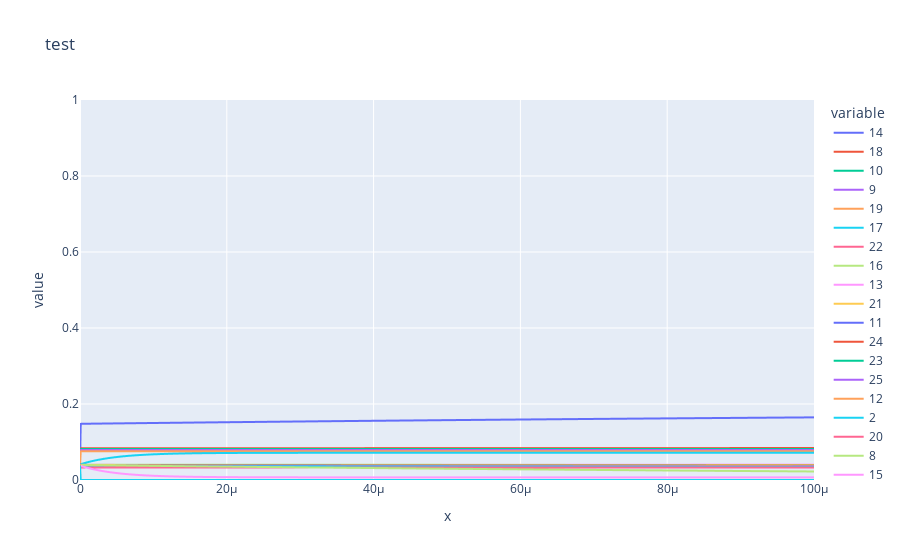

Write notebook code for a chart like this one.
### Code cell
fig = px.line(df_show, title="test", x=x_axis, y=df_show.keys())

# set xlim
fig.update_xaxes(range=[0, max_time])
# set ylim
fig.update_yaxes(range=[0, 1])
# show legend
fig.update_layout(showlegend=True)

fig.show()

### Figure 1 — Plotly figure (JSON) as saved in the notebook; plotly's stock layout.template omitted (floating-point values rounded to 4 significant figures; data arrays with more than 128 entries replaced by an {"elided": "..."} marker saying what was removed)
{"data": [{"hovertemplate": "variable=14<br>x=%{x}<br>value=%{y}<extra></extra>", "legendgroup": "14", "line": {"color": "#636efa", "dash": "solid"}, "marker": {"symbol": "circle"}, "mode": "lines", "name": "14", "showlegend": true, "type": "scattergl", "x": {"elided": "1000 float values"}, "xaxis": "x", "y": {"elided": "1000 float values"}, "yaxis": "y"}, {"hovertemplate": "variable=18<br>x=%{x}<br>value=%{y}<extra></extra>", "legendgroup": "18", "line": {"color": "#EF553B", "dash": "solid"}, "marker": {"symbol": "circle"}, "mode": "lines", "name": "18", "showlegend": true, "type": "scattergl", "x": {"elided": "1000 float values"}, "xaxis": "x", "y": {"elided": "1000 float values"}, "yaxis": "y"}, {"hovertemplate": "variable=10<br>x=%{x}<br>value=%{y}<extra></extra>", "legendgroup": "10", "line": {"color": "#00cc96", "dash": "solid"}, "marker": {"symbol": "circle"}, "mode": "lines", "name": "10", "showlegend": true, "type": "scattergl", "x": {"elided": "1000 float values"}, "xaxis": "x", "y": {"elided": "1000 float values"}, "yaxis": "y"}, {"hovertemplate": "variable=9<br>x=%{x}<br>value=%{y}<extra></extra>", "legendgroup": "9", "line": {"color": "#ab63fa", "dash": "solid"}, "marker": {"symbol": "circle"}, "mode": "lines", "name": "9", "showlegend": true, "type": "scattergl", "x": {"elided": "1000 float values"}, "xaxis": "x", "y": {"elided": "1000 float values"}, "yaxis": "y"}, {"hovertemplate": "variable=19<br>x=%{x}<br>value=%{y}<extra></extra>", "legendgroup": "19", "line": {"color": "#FFA15A", "dash": "solid"}, "marker": {"symbol": "circle"}, "mode": "lines", "name": "19", "showlegend": true, "type": "scattergl", "x": {"elided": "1000 float values"}, "xaxis": "x", "y": {"elided": "1000 float values"}, "yaxis": "y"}, {"hovertemplate": "variable=17<br>x=%{x}<br>value=%{y}<extra></extra>", "legendgroup": "17", "line": {"color": "#19d3f3", "dash": "solid"}, "marker": {"symbol": "circle"}, "mode": "lines", "name": "17", "showlegend": true, "type": "scattergl", "x": {"elided": "1000 float values"}, "xaxis": "x", "y": {"elided": "1000 float values"}, "yaxis": "y"}, {"hovertemplate": "variable=22<br>x=%{x}<br>value=%{y}<extra></extra>", "legendgroup": "22", "line": {"color": "#FF6692", "dash": "solid"}, "marker": {"symbol": "circle"}, "mode": "lines", "name": "22", "showlegend": true, "type": "scattergl", "x": {"elided": "1000 float values"}, "xaxis": "x", "y": {"elided": "1000 float values"}, "yaxis": "y"}, {"hovertemplate": "variable=16<br>x=%{x}<br>value=%{y}<extra></extra>", "legendgroup": "16", "line": {"color": "#B6E880", "dash": "solid"}, "marker": {"symbol": "circle"}, "mode": "lines", "name": "16", "showlegend": true, "type": "scattergl", "x": {"elided": "1000 float values"}, "xaxis": "x", "y": {"elided": "1000 float values"}, "yaxis": "y"}, {"hovertemplate": "variable=13<br>x=%{x}<br>value=%{y}<extra></extra>", "legendgroup": "13", "line": {"color": "#FF97FF", "dash": "solid"}, "marker": {"symbol": "circle"}, "mode": "lines", "name": "13", "showlegend": true, "type": "scattergl", "x": {"elided": "1000 float values"}, "xaxis": "x", "y": {"elided": "1000 float values"}, "yaxis": "y"}, {"hovertemplate": "variable=21<br>x=%{x}<br>value=%{y}<extra></extra>", "legendgroup": "21", "line": {"color": "#FECB52", "dash": "solid"}, "marker": {"symbol": "circle"}, "mode": "lines", "name": "21", "showlegend": true, "type": "scattergl", "x": {"elided": "1000 float values"}, "xaxis": "x", "y": {"elided": "1000 float values"}, "yaxis": "y"}, {"hovertemplate": "variable=11<br>x=%{x}<br>value=%{y}<extra></extra>", "legendgroup": "11", "line": {"color": "#636efa", "dash": "solid"}, "marker": {"symbol": "circle"}, "mode": "lines", "name": "11", "showlegend": true, "type": "scattergl", "x": {"elided": "1000 float values"}, "xaxis": "x", "y": {"elided": "1000 float values"}, "yaxis": "y"}, {"hovertemplate": "variable=24<br>x=%{x}<br>value=%{y}<extra></extra>", "legendgroup": "24", "line": {"color": "#EF553B", "dash": "solid"}, "marker": {"symbol": "circle"}, "mode": "lines", "name": "24", "showlegend": true, "type": "scattergl", "x": {"elided": "1000 float values"}, "xaxis": "x", "y": {"elided": "1000 float values"}, "yaxis": "y"}, {"hovertemplate": "variable=23<br>x=%{x}<br>value=%{y}<extra></extra>", "legendgroup": "23", "line": {"color": "#00cc96", "dash": "solid"}, "marker": {"symbol": "circle"}, "mode": "lines", "name": "23", "showlegend": true, "type": "scattergl", "x": {"elided": "1000 float values"}, "xaxis": "x", "y": {"elided": "1000 float values"}, "yaxis": "y"}, {"hovertemplate": "variable=25<br>x=%{x}<br>value=%{y}<extra></extra>", "legendgroup": "25", "line": {"color": "#ab63fa", "dash": "solid"}, "marker": {"symbol": "circle"}, "mode": "lines", "name": "25", "showlegend": true, "type": "scattergl", "x": {"elided": "1000 float values"}, "xaxis": "x", "y": {"elided": "1000 float values"}, "yaxis": "y"}, {"hovertemplate": "variable=12<br>x=%{x}<br>value=%{y}<extra></extra>", "legendgroup": "12", "line": {"color": "#FFA15A", "dash": "solid"}, "marker": {"symbol": "circle"}, "mode": "lines", "name": "12", "showlegend": true, "type": "scattergl", "x": {"elided": "1000 float values"}, "xaxis": "x", "y": {"elided": "1000 float values"}, "yaxis": "y"}, {"hovertemplate": "variable=2<br>x=%{x}<br>value=%{y}<extra></extra>", "legendgroup": "2", "line": {"color": "#19d3f3", "dash": "solid"}, "marker": {"symbol": "circle"}, "mode": "lines", "name": "2", "showlegend": true, "type": "scattergl", "x": {"elided": "1000 float values"}, "xaxis": "x", "y": {"elided": "1000 float values"}, "yaxis": "y"}, {"hovertemplate": "variable=20<br>x=%{x}<br>value=%{y}<extra></extra>", "legendgroup": "20", "line": {"color": "#FF6692", "dash": "solid"}, "marker": {"symbol": "circle"}, "mode": "lines", "name": "20", "showlegend": true, "type": "scattergl", "x": {"elided": "1000 float values"}, "xaxis": "x", "y": {"elided": "1000 float values"}, "yaxis": "y"}, {"hovertemplate": "variable=8<br>x=%{x}<br>value=%{y}<extra></extra>", "legendgroup": "8", "line": {"color": "#B6E880", "dash": "solid"}, "marker": {"symbol": "circle"}, "mode": "lines", "name": "8", "showlegend": true, "type": "scattergl", "x": {"elided": "1000 float values"}, "xaxis": "x", "y": {"elided": "1000 float values"}, "yaxis": "y"}, {"hovertemplate": "variable=15<br>x=%{x}<br>value=%{y}<extra></extra>", "legendgroup": "15", "line": {"color": "#FF97FF", "dash": "solid"}, "marker": {"symbol": "circle"}, "mode": "lines", "name": "15", "showlegend": true, "type": "scattergl", "x": {"elided": "1000 float values"}, "xaxis": "x", "y": {"elided": "1000 float values"}, "yaxis": "y"}, {"hovertemplate": "variable=6<br>x=%{x}<br>value=%{y}<extra></extra>", "legendgroup": "6", "line": {"color": "#FECB52", "dash": "solid"}, "marker": {"symbol": "circle"}, "mode": "lines", "name": "6", "showlegend": true, "type": "scattergl", "x": {"elided": "1000 float values"}, "xaxis": "x", "y": {"elided": "1000 float values"}, "yaxis": "y"}, {"hovertemplate": "variable=7<br>x=%{x}<br>value=%{y}<extra></extra>", "legendgroup": "7", "line": {"color": "#636efa", "dash": "solid"}, "marker": {"symbol": "circle"}, "mode": "lines", "name": "7", "showlegend": true, "type": "scattergl", "x": {"elided": "1000 float values"}, "xaxis": "x", "y": {"elided": "1000 float values"}, "yaxis": "y"}, {"hovertemplate": "variable=3<br>x=%{x}<br>value=%{y}<extra></extra>", "legendgroup": "3", "line": {"color": "#EF553B", "dash": "solid"}, "marker": {"symbol": "circle"}, "mode": "lines", "name": "3", "showlegend": true, "type": "scattergl", "x": {"elided": "1000 float values"}, "xaxis": "x", "y": {"elided": "1000 float values"}, "yaxis": "y"}, {"hovertemplate": "variable=4<br>x=%{x}<br>value=%{y}<extra></extra>", "legendgroup": "4", "line": {"color": "#00cc96", "dash": "solid"}, "marker": {"symbol": "circle"}, "mode": "lines", "name": "4", "showlegend": true, "type": "scattergl", "x": {"elided": "1000 float values"}, "xaxis": "x", "y": {"elided": "1000 float values"}, "yaxis": "y"}, {"hovertemplate": "variable=0<br>x=%{x}<br>value=%{y}<extra></extra>", "legendgroup": "0", "line": {"color": "#ab63fa", "dash": "solid"}, "marker": {"symbol": "circle"}, "mode": "lines", "name": "0", "showlegend": true, "type": "scattergl", "x": {"elided": "1000 float values"}, "xaxis": "x", "y": {"elided": "1000 float values"}, "yaxis": "y"}, {"hovertemplate": "variable=1<br>x=%{x}<br>value=%{y}<extra></extra>", "legendgroup": "1", "line": {"color": "#FFA15A", "dash": "solid"}, "marker": {"symbol": "circle"}, "mode": "lines", "name": "1", "showlegend": true, "type": "scattergl", "x": {"elided": "1000 float values"}, "xaxis": "x", "y": {"elided": "1000 float values"}, "yaxis": "y"}, {"hovertemplate": "variable=5<br>x=%{x}<br>value=%{y}<extra></extra>", "legendgroup": "5", "line": {"color": "#19d3f3", "dash": "solid"}, "marker": {"symbol": "circle"}, "mode": "lines", "name": "5", "showlegend": true, "type": "scattergl", "x": {"elided": "1000 float values"}, "xaxis": "x", "y": {"elided": "1000 float values"}, "yaxis": "y"}], "layout": {"legend": {"title": {"text": "variable"}, "tracegroupgap": 0}, "showlegend": true, "title": {"text": "test"}, "xaxis": {"anchor": "y", "domain": [0, 1], "range": [0, 0.0001], "title": {"text": "x"}}, "yaxis": {"anchor": "x", "domain": [0, 1], "range": [0, 1], "title": {"text": "value"}}}}
